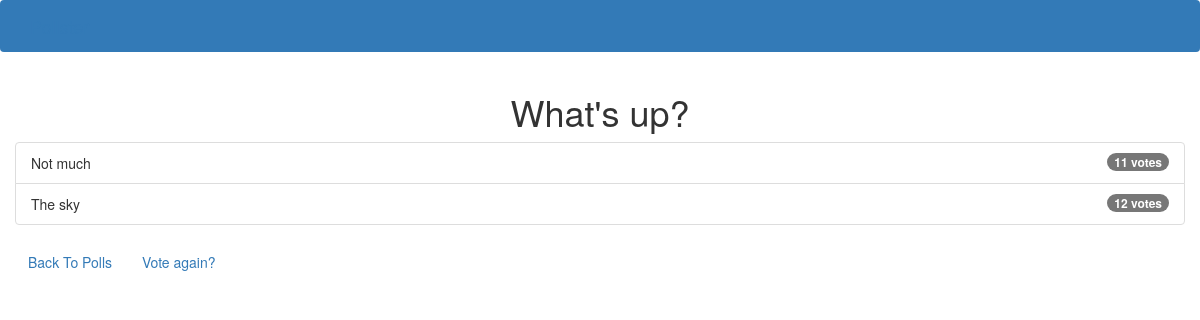
/polls/1/results/, run on an earlier commit of the app's database.
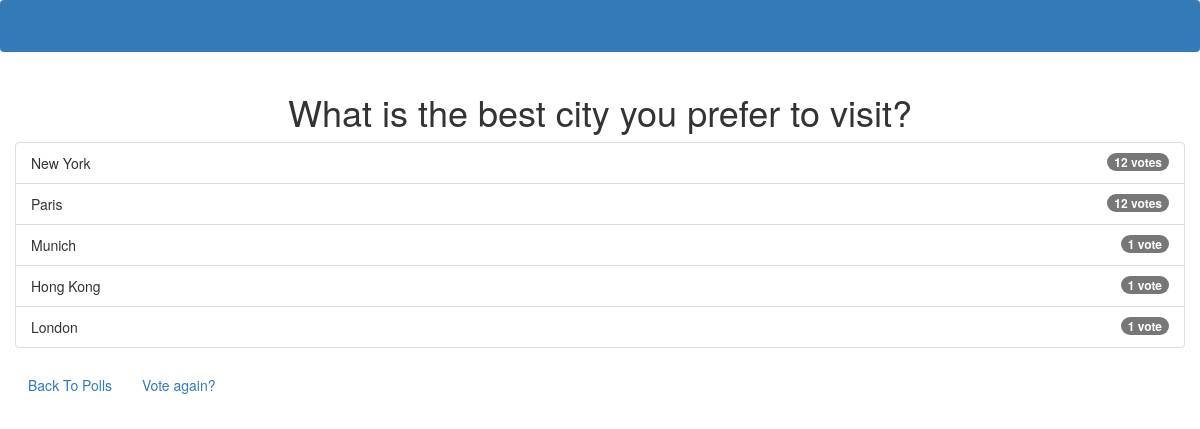
And on a later commit of the database.
### polls/models.py (models this page shows, shortened)
class Question(models.Model):
    question_text = models.CharField(max_length=200)
    pub_date = models.DateTimeField('date published')

class Choice(models.Model):
    question = models.ForeignKey(Question, on_delete=models.CASCADE)
    choice_text = models.CharField(max_length=200)
    votes = models.IntegerField(default=0)

### polls/views.py (the view)
# urls.py: path('<int:pk>/results/', views.ResultsView.as_view(), name='results'),
class ResultsView(generic.DetailView):
    model = Question
    template_name = 'polls/results.html'

### templates/polls/results.html
{% extends 'base.html' %}
{% block content %}
<h1 class ="mb-5 text-center">{{ question.question_text }}</h1>
<ul class ="list-group mb-5">
	{% for choice in question.choice_set.all %}
	<li class ="list-group-item">
		{{ choice.choice_text }} <span class ="badge badge-success float-right">{{ choice.votes }}
			vote{{ choice.votes | pluralize }}</span>
	</li>
	{% endfor %}
</ul>
<a class ="btn btn-secondary" href ="{% url 'polls:index' %}">Back To Polls</a>
<a class ="btn btn-dark" href ="{% url 'polls:detail' question.id %}">Vote again?</a>
{% endblock %}

### templates/base.html (shortened to what this page needs)
<html lang ="en">
<head>
	<link rel ="stylesheet" href ="https://stackpath.bootstrapcdn.com / bootstrap / 4.4.1 / css / bootstrap.min.css"
>
	<link rel="stylesheet" href="https://maxcdn.bootstrapcdn.com/bootstrap/3.4.1/css/bootstrap.min.css">
</head>
<body>
	{% include 'partials/_navbar.html'%}
	<div class ="container">
		<div class ="row">
			<div class =".col-md-6 m-auto">
				{% block content %}{% endblock %}
			</div>
		</div>
	</div>
</body>
</html>

### templates/partials/_navbar.html
<nav class ="navbar navbar-dark bg-primary mb-4">
	<div class ="container">
		<a class ="navbar-brand" href ="/">Pollster</a>
	</div>
</nav>

What changed in the data, as far as the page shows it:
changed Question: question_text "What's up?" → "What is the best city you prefer to visit?"
changed Choice: choice_text "Not much" → "New York"; votes "11" → "12"
changed Choice: choice_text "The sky" → "Paris"
added Choice: choice_text "Munich", votes "1"
added Choice: choice_text "Hong Kong", votes "1"
added Choice: choice_text "London", votes "1"
